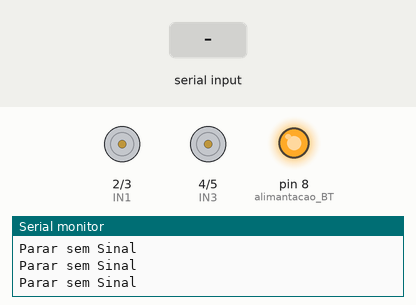
A sketch run on a simulated Arduino Uno, built with avr-gcc and run on an emulated ATmega328P. Shown: motor-driver pin pairs drawn as motors (green arrow = first pin HIGH = forward, orange = second pin HIGH = backward, longer = more drive), output pins drawn as LEDs (lit = HIGH), the last lines printed to the serial monitor. The inputs (shaded band) are chosen by the test bench.

Above: at 1.2 s.
1.3 s: "F" received over Serial
At 1.57 s:
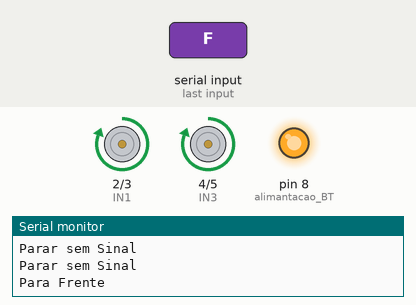
3.3 s: "B" received over Serial
At 3.56 s:
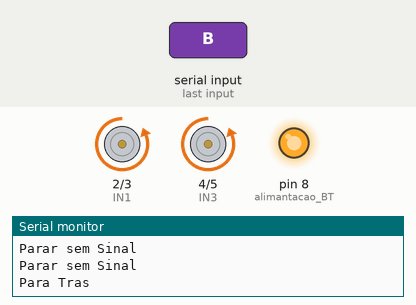
5.3 s: "R" received over Serial
At 5.57 s:
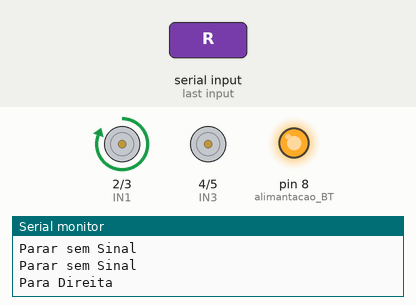
7.3 s: "L" received over Serial
At 7.56 s:
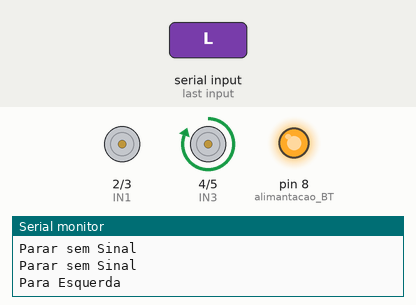
Timing chart, 0 to 10.3 s (numbered marks = the images above; inputs shaded):
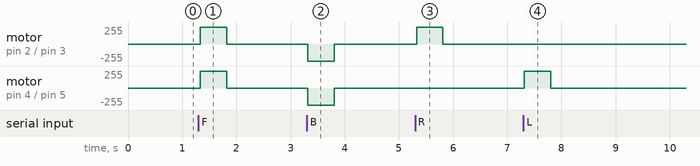

Measured:
- after the input at 1.3 s, motor on pin 2 (IN1) / pin 3 (IN2), motor on pin 4 (IN3) / pin 5 (IN4): stopped → forward 255/255 at once, → stopped 0.49 s later
- after the input at 3.3 s, motor on pin 2 (IN1) / pin 3 (IN2), motor on pin 4 (IN3) / pin 5 (IN4): stopped → backward 255/255 at once, → stopped 0.49 s later
- after the input at 5.3 s, motor on pin 2 (IN1) / pin 3 (IN2): stopped → forward 255/255 at once, → stopped 0.49 s later
- after the input at 7.3 s, motor on pin 4 (IN3) / pin 5 (IN4): stopped → forward 255/255 at once, → stopped 0.49 s later

The sketch:

BLUETOOTH_seguranca.ino.ino
```cpp
/****************************************************************
Projeto: Buzz Line
* Criado     : 12/Jul/2023
* Atualizado : 12/Jul/2023
* Autor      : Luiz Eduardo
* Descrição :
****************************************************************/

char caractereLido;
long caoGuarda;

void setup() {
  // Aqui seu código rodará uma vez:
  Serial.begin(9600);
  pinMode(2, OUTPUT);//IN1
  pinMode(3, OUTPUT);//IN2
  pinMode(4, OUTPUT);//IN3
  pinMode(5, OUTPUT);//IN4
  pinMode(8, OUTPUT);// alimantacao BT
  digitalWrite(2,LOW);//OUT1
  digitalWrite(3,LOW);//OUT2
  digitalWrite(4,LOW);//OUT3
  digitalWrite(5,LOW);//OUT4
  digitalWrite(8,HIGH);
  caoGuarda = millis();

}

void loop() {
  if (Serial.available()){
    caractereLido = Serial.read();
    caoGuarda = millis();
    if(caractereLido == 'F') //para frente
    {
      Serial.println("Para Frente");
      digitalWrite(2,HIGH);//OUT1
      digitalWrite(3,LOW);//OUT2
      digitalWrite(4,HIGH);//OUT3
      digitalWrite(5,LOW);//OUT4
    }
    if(caractereLido == 'B') //para trás
    {
      Serial.println("Para Tras");
      digitalWrite(2,LOW);//OUT1
      digitalWrite(3,HIGH);//OUT2
      digitalWrite(4,LOW);//OUT3
      digitalWrite(5,HIGH);//OUT4
    }
    if(caractereLido == 'R') //para direita
    {
      Serial.println("Para Direita");
      digitalWrite(2,HIGH);//OUT1
      digitalWrite(3,LOW);//OUT2
      digitalWrite(4,LOW);//OUT3
      digitalWrite(5,LOW);//OUT4
    }
    if(caractereLido == 'L') //para esquerda
    {
      Serial.println("Para Esquerda");
      digitalWrite(2,LOW);//OUT1
      digitalWrite(3,LOW);//OUT2
      digitalWrite(4,HIGH);//OUT3
      digitalWrite(5,LOW);//OUT4
    }
    if(caractereLido == 'S') //para esquerda
    {
      Serial.println("Parar");
      digitalWrite(2,LOW);//OUT1
      digitalWrite(3,LOW);//OUT2
      digitalWrite(4,LOW);//OUT3
      digitalWrite(5,LOW);//OUT4
    }

  }
  else{
    if ((millis()- caoGuarda) > 500){
      digitalWrite(2,LOW);//OUT1
      digitalWrite(3,LOW);//OUT2
      digitalWrite(4,LOW);//OUT3
      digitalWrite(5,LOW);//OUT4
      Serial.println("Parar sem Sinal");
    }
  }
}
```
